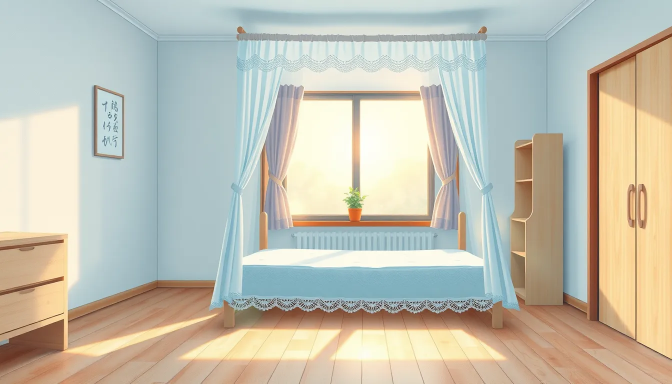
#> input picture art/incoming/bedroom.webp, 1344 x 768 px (shown at 1/2 size)
$ python fit-bg.py ../art/incoming/bedroom.webp ../art/incoming/bridge_dusk.webp 1.0
#> lines starting #> are read from the running program, lines starting #| are printed output that depends on the picture
"""把 art/incoming 里的图裁成 1920x1080（cover）+ 统一调色 + 存 webp。

用法：fit-bg.py <in> <out> [strength]

统一调色（grade）的目的：让 FLUX 生成的场景和立绘（水彩/柔和动漫风）能对得上——
降饱和、压一点动态范围、往米黄纸色偏、加轻微暗角。strength=0 关闭。
"""
import sys

import numpy as np
from PIL import Image, ImageFilter

W, H = 1920, 1080
PAPER = (246, 240, 228)


def grade(im: Image.Image, strength: float) -> Image.Image:
    if strength <= 0:
        return im
    # 0) 先柔化细节：生成图的砖纹/树叶是「色块堆」，立绘是水彩笔触；
    #    抹掉一点高频，让两者的细节密度接近（0.6px 只掉锐度，不掉结构）。
    im = im.filter(ImageFilter.GaussianBlur(0.9))
    a = np.asarray(im, dtype=np.float32) / 255.0

    # 1) 降饱和：往灰度靠，抹掉生成图那种“数码艳”，贴近立绘的水彩感
    gray = a.mean(axis=2, keepdims=True)
    a = gray + (a - gray) * (1.0 - 0.18 * strength)

    # 2) 压动态范围 + 提中间调：纸面柔光，别让阴影死黑吃掉对话框
    a = np.clip(a, 0.0, 1.0) ** 0.94
    a = 0.05 + a * 0.95

    # 3) 往米黄纸色偏一点点（和 AnimaVN 的纸对话框同源）
    tint = np.array(PAPER, dtype=np.float32) / 255.0
    k = 0.08 * strength
    a = a * (1.0 - k) + tint * k

    # 4) 轻微暗角：视线收回到中央的角色与对话框
    h, w = a.shape[:2]
    yy, xx = np.mgrid[0:h, 0:w].astype(np.float32)
    r = np.sqrt(((xx - (w - 1) / 2) / (w / 2)) ** 2 + ((yy - (h - 1) / 2) / (h / 2)) ** 2)
    vig = np.clip(1.0 - 0.16 * np.clip(r - 0.55, 0.0, None) ** 1.4, 0.0, 1.0)[..., None]
    a = a * vig

    return Image.fromarray((np.clip(a, 0.0, 1.0) * 255.0).astype(np.uint8))


def main() -> None:
    src, dst = sys.argv[1], sys.argv[2]
    strength = float(sys.argv[3]) if len(sys.argv) > 3 else 1.0
    im = Image.open(src).convert("RGB")
#> im is the input picture: PIL image 1344x768 RGB; mean R, G, B 193.8, 191.6, 177.1
    sw, sh = im.size
#> sw = 1344; sh = 768
    scale = max(W / sw, H / sh)
#> scale = 1.43
    nw, nh = int(round(sw * scale)), int(round(sh * scale))
#> nw = 1920; nh = 1097
    im = im.resize((nw, nh), Image.LANCZOS)
#> im: PIL image 1920x1097 RGB
    left = (nw - W) // 2
#> left = 0
    top = int((nh - H) * 0.42)
#> top = 7
    im = im.crop((left, top, left + W, top + H))
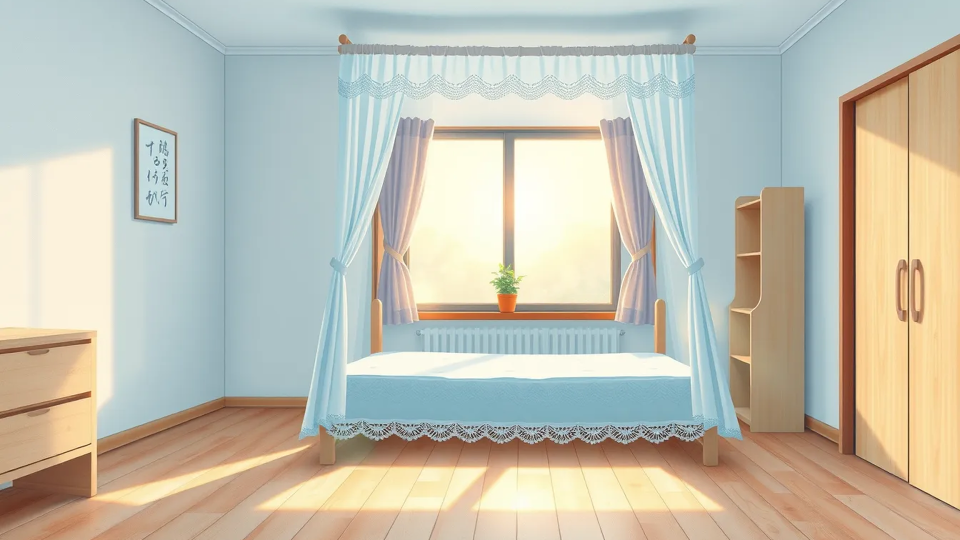
#> im: PIL image 1920x1080 RGB (shown at 1/2 size); mean R, G, B 193.7, 191.6, 177.1
    im = grade(im, strength)
#> in grade, `gray = a.mean(axis=2, keepdims=True)`:
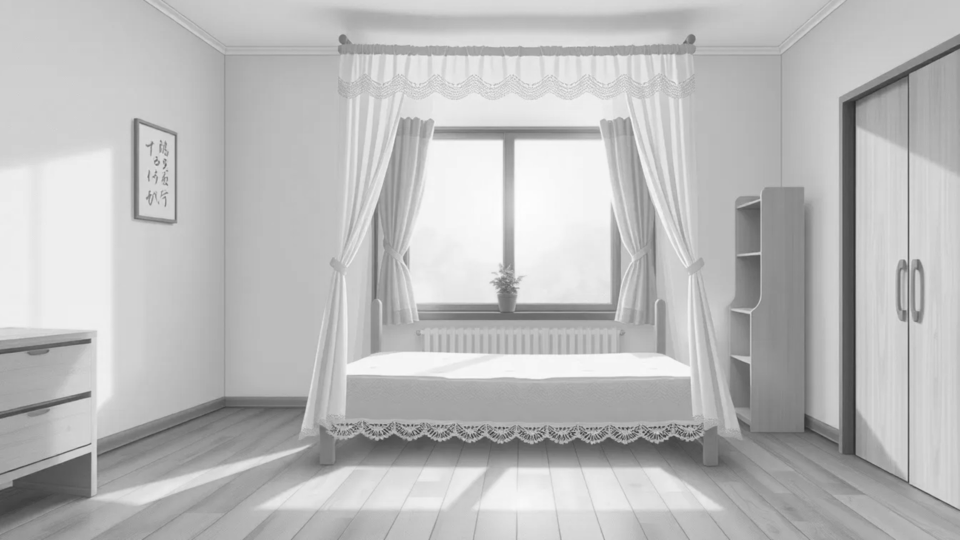
#> gray: shape (1080, 1920, 1) float32 (shown at 1/2 size); min 0.148, max 0.993, mean 0.735
#> in grade, `a = 0.05 + a * 0.95`:
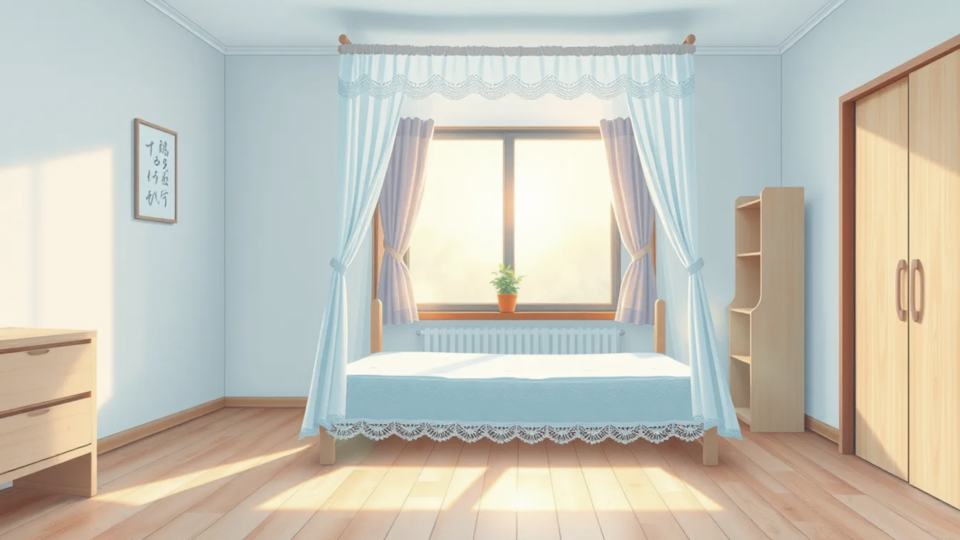
#> a: shape (1080, 1920, 3) float32 (shown at 1/2 size); mean R, G, B 0.782, 0.775, 0.729
    im.save(dst, "WEBP", quality=88, method=6)
    print("ok", dst, im.size, "grade", strength)
#| ok ../art/incoming/bridge_dusk.webp (1920, 1080) grade 1.0


if __name__ == "__main__":
    main()

$ run again, on art/incoming/courtyard.webp
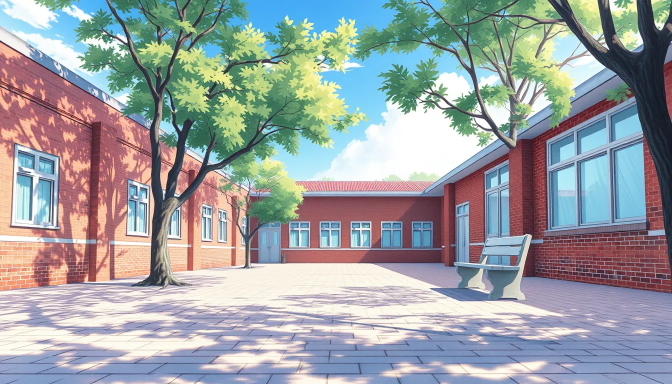
#> input picture art/incoming/courtyard.webp, 1344 x 768 px (shown at 1/2 size)
#> in main, im is the input picture: PIL image 1344x768 RGB; mean R, G, B 155.5, 161.1, 163.2
#> in grade, `gray = a.mean(axis=2, keepdims=True)`:
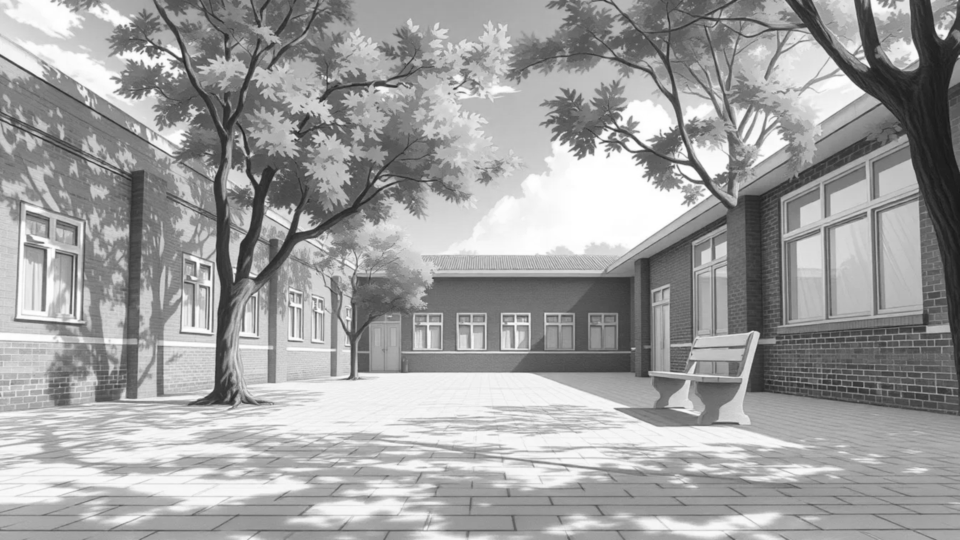
#> gray: shape (1080, 1920, 1) float32 (shown at 1/2 size); min 0.0915, max 1, mean 0.627
#> in grade, `a = a * vig`:
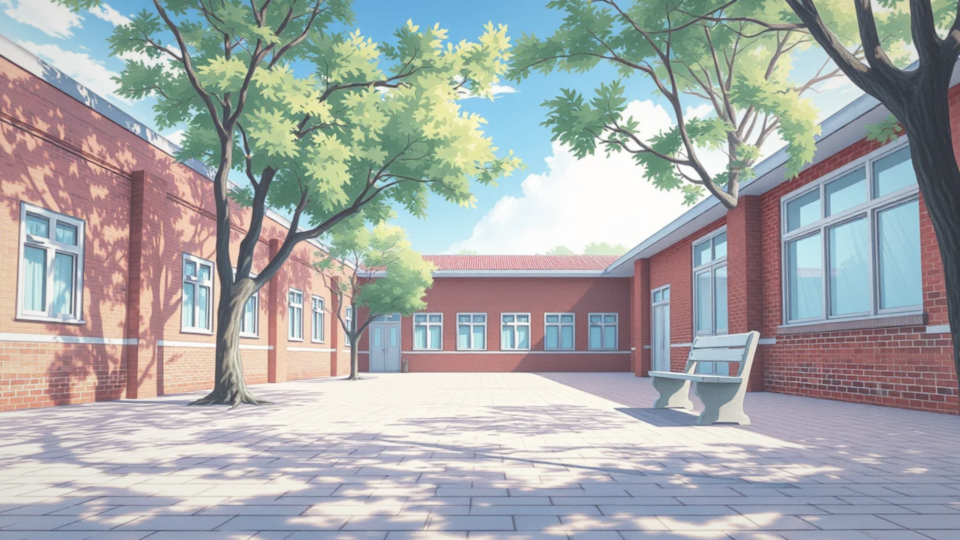
#> a: shape (1080, 1920, 3) float32 (shown at 1/2 size); mean R, G, B 0.654, 0.666, 0.668
#| ok ../art/incoming/courtyard.webp (1920, 1080) grade 1.0

$ run again, on art/incoming/dining.webp
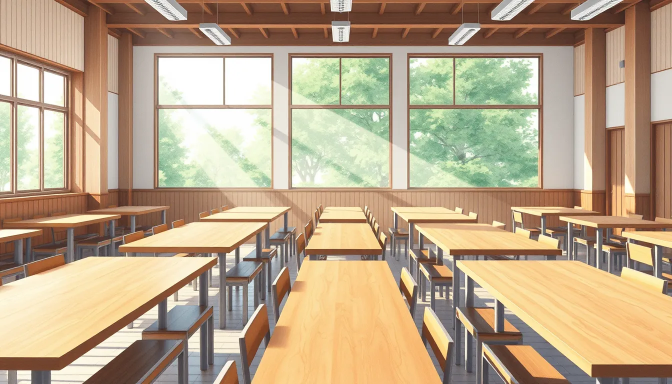
#> input picture art/incoming/dining.webp, 1344 x 768 px (shown at 1/2 size)
#> in main, im is the input picture: PIL image 1344x768 RGB; mean R, G, B 186.2, 165.5, 136.7
#> in grade, `gray = a.mean(axis=2, keepdims=True)`:
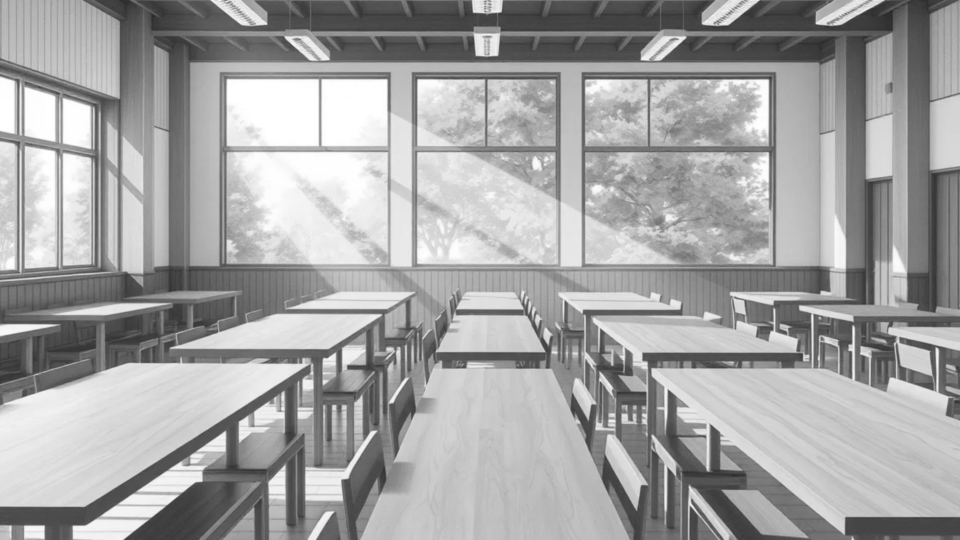
#> gray: shape (1080, 1920, 1) float32 (shown at 1/2 size); min 0.142, max 1, mean 0.64
#> in grade, `a = 0.05 + a * 0.95`:
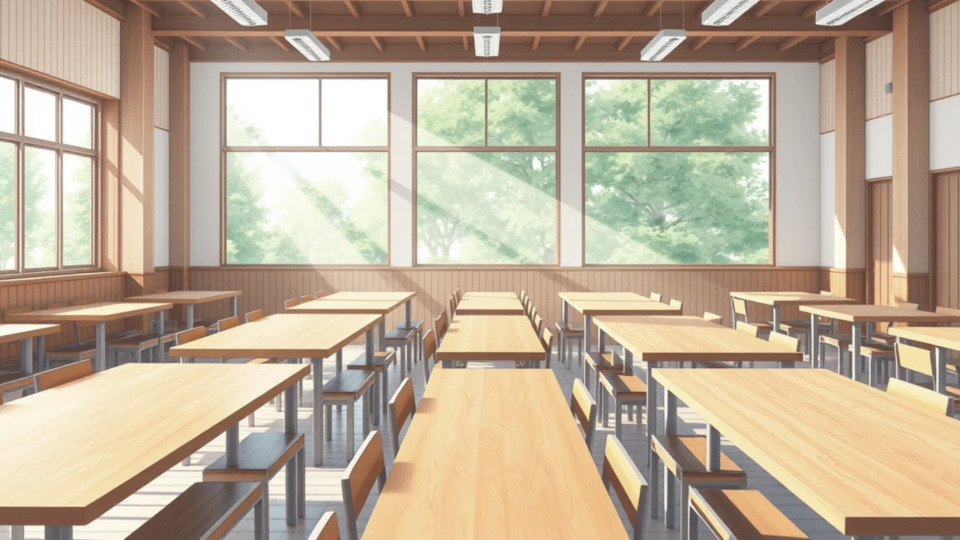
#> a: shape (1080, 1920, 3) float32 (shown at 1/2 size); mean R, G, B 0.746, 0.68, 0.595
#| ok ../art/incoming/dining.webp (1920, 1080) grade 1.0

$ run again, on art/incoming/library.webp
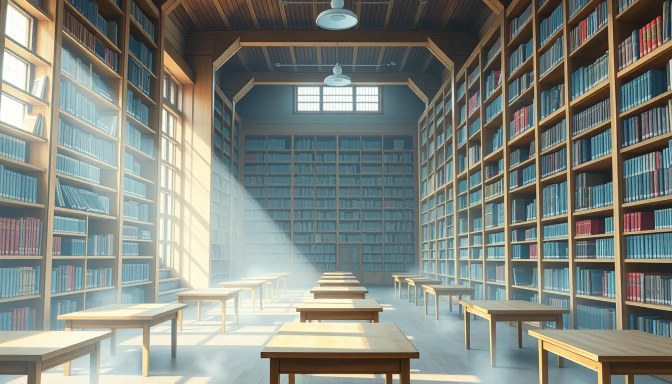
#> input picture art/incoming/library.webp, 1344 x 768 px (shown at 1/2 size)
#> in main, im is the input picture: PIL image 1344x768 RGB; mean R, G, B 129.2, 134.9, 127.4
#> in grade, `gray = a.mean(axis=2, keepdims=True)`:
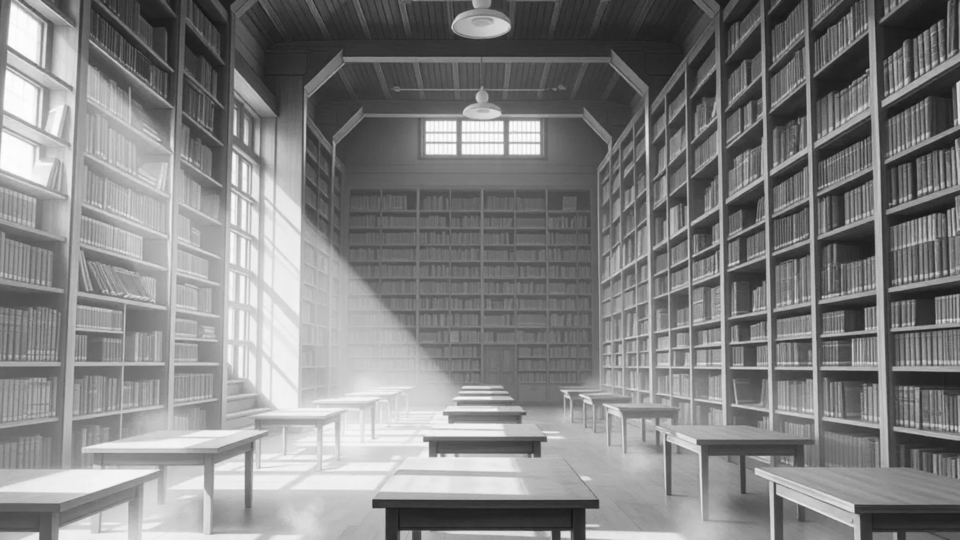
#> gray: shape (1080, 1920, 1) float32 (shown at 1/2 size); min 0.0654, max 1, mean 0.512
#> in grade, `a = 0.05 + a * 0.95`:
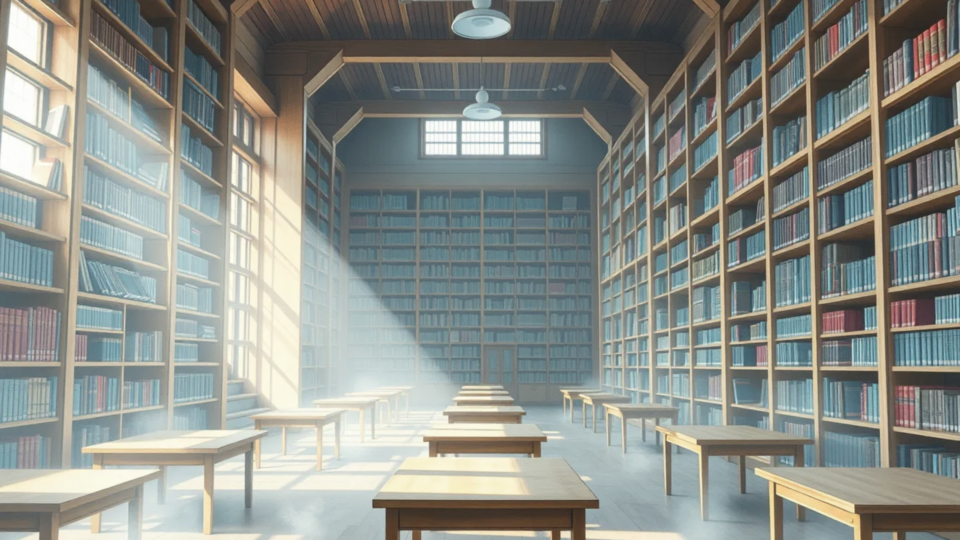
#> a: shape (1080, 1920, 3) float32 (shown at 1/2 size); mean R, G, B 0.55, 0.566, 0.543
#| ok ../art/incoming/library.webp (1920, 1080) grade 1.0
